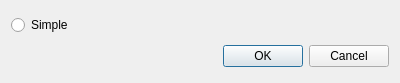
<?xml version="1.0" encoding="UTF-8"?>
<ui version="4.0">
 <class>seir_advanced_dialog</class>
 <widget class="QDialog" name="seir_advanced_dialog">
  <property name="geometry">
   <rect>
    <x>0</x>
    <y>0</y>
    <width>400</width>
    <height>83</height>
   </rect>
  </property>
  <property name="windowTitle">
   <string>Dialog</string>
  </property>
  <layout class="QVBoxLayout" name="verticalLayout">
   <item>
    <layout class="QHBoxLayout" name="radio_btn_layout">
     <item>
      <widget class="QRadioButton" name="simple_radio_btn">
       <property name="text">
        <string>Simple</string>
       </property>
       <property name="checkable">
        <bool>true</bool>
       </property>
       <property name="checked">
        <bool>false</bool>
       </property>
      </widget>
     </item>
    </layout>
   </item>
   <item>
    <widget class="QDialogButtonBox" name="button_box">
     <property name="orientation">
      <enum>Qt::Horizontal</enum>
     </property>
     <property name="standardButtons">
      <set>QDialogButtonBox::Cancel|QDialogButtonBox::Ok</set>
     </property>
    </widget>
   </item>
  </layout>
 </widget>
 <resources/>
 <connections>
  <connection>
   <sender>button_box</sender>
   <signal>accepted()</signal>
   <receiver>seir_advanced_dialog</receiver>
   <slot>accept()</slot>
   <hints>
    <hint type="sourcelabel">
     <x>248</x>
     <y>254</y>
    </hint>
    <hint type="destinationlabel">
     <x>157</x>
     <y>274</y>
    </hint>
   </hints>
  </connection>
  <connection>
   <sender>button_box</sender>
   <signal>rejected()</signal>
   <receiver>seir_advanced_dialog</receiver>
   <slot>reject()</slot>
   <hints>
    <hint type="sourcelabel">
     <x>316</x>
     <y>260</y>
    </hint>
    <hint type="destinationlabel">
     <x>286</x>
     <y>274</y>
    </hint>
   </hints>
  </connection>
 </connections>
</ui>
